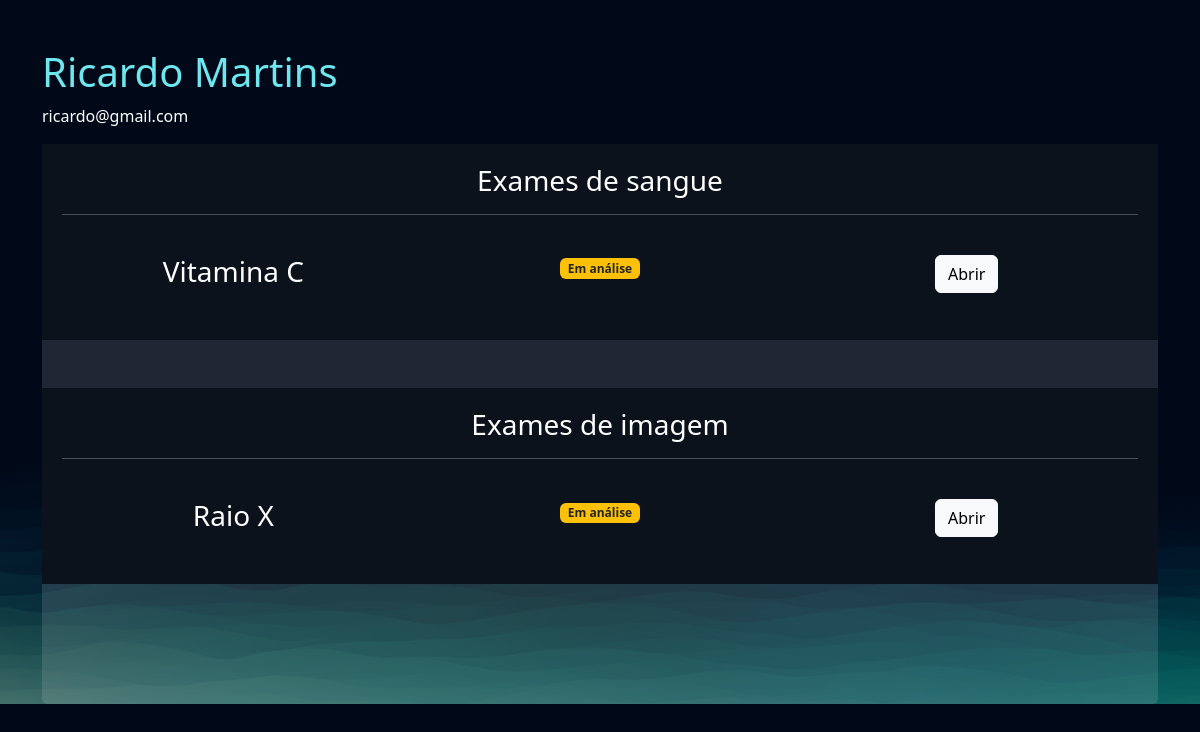
Screenshot of /empresarial/cliente/3/ (signed in) with the database file from the repository.
### exames/models.py (models this page shows, shortened)
class SolicitacaoExame(models.Model):
    choice_status = (
        ('E', 'Em análise'),
        ('F', 'Finalizado')
    )
    usuario = models.ForeignKey(User, on_delete=models.DO_NOTHING)
    exame = models.ForeignKey(TiposExames, on_delete=models.DO_NOTHING)
    status = models.CharField(max_length=2, choices=choice_status)
    resultado = models.FileField(upload_to="resultados", null=True, blank=True)
    requer_senha = models.BooleanField(default=False)
    senha = models.CharField(max_length=6, null=True, blank=True)
    def badge_template(self):
        if self.status == 'E':
            classes = 'bg-warning text-dark'
            texto = 'Em análise'
        else:
            classes = 'bg-success'
            texto = 'Finalizado'
        return mark_safe(f'<span class="badge {classes}">{texto}</span>')

class TiposExames(models.Model):
    TIPO_CHOICES = (
        ('I', 'Exame de Imagem'),
        ('S', 'Exame de Sangue'),
    )
    nome = models.CharField(max_length=70)
    preco = models.FloatField()
    tipo = models.CharField(max_length=1, choices=TIPO_CHOICES)
    disponivel = models.BooleanField(default=True)
    horario_incial = models.IntegerField()
    horario_final = models.IntegerField()

### empresarial/views.py (the view)
# urls.py: path('cliente/<int:cliente_id>/', views.cliente, name="cliente"),
@staff_member_required
def cliente(request, cliente_id):
    cliente = User.objects.get(id=cliente_id)
    exames = SolicitacaoExame.objects.filter(usuario=cliente)
    return render(request, 'cliente.html', {'cliente': cliente, 'exames': exames})

### empresarial/templates/cliente.html (shortened to what this page needs)
{% extends "bases/base.html" %}
{% load static %}
{% block 'head' %}
    <link href="{% static 'exames/css/css.css' %}" rel="stylesheet">
    <link href="{% static 'exames/css/gerenciar_pedidos.css' %}" rel="stylesheet">
    <link href="{% static 'exames/css/gerenciar_exames.css' %}" rel="stylesheet">
{% endblock 'head' %}
{% block 'conteudo' %}
    <br>
    <br>
    <div class="container">
        <h3 class="font-destaque">{{cliente.get_full_name}}</h3>
        <p>{{cliente.email}}</p>
        <div class="card card-view">
            <div class="sub-card">
                <h3>Exames de sangue</h3>
                <hr>
                <br>
                {% for exame in exames  %}
                    {% if  exame.exame.tipo == 'S'%}
                        <div class="row">
                            <div class="col-md"><h3>{{exame.exame.nome}}</h3></div>
                            <div class="col-md">{{exame.badge_template}}</div>
                            <div class="col-md">
                                <a href="{% url 'empresarial:exame_cliente' exame.id %}" class="btn btn-light">Abrir</a>
                            </div>
                        </div>
                        <br>
                    {% endif %}
                {% endfor %}
            </div>
            <br>
            <br>
            <div class="sub-card">
                <h3>Exames de imagem</h3>
                <hr>
                <br>
                {% for exame in exames  %}
                    {% if  exame.exame.tipo == 'I'%}
                        <div class="row">
                            <div class="col-md"><h3>{{exame.exame.nome}}</h3></div>
                            <div class="col-md">{{exame.badge_template}}</div>
                            <div class="col-md"><a href="{% url 'empresarial:exame_cliente' exame.id %}" class="btn btn-light">Abrir</a></div>
                        </div>
                        <br>
                    {% endif %}
                {% endfor %}
            </div>
        </div>
    </div>
{% endblock 'conteudo' %}

### templates/static/geral/css/base.css (style rules this page uses)
:root { --main-color: #151C34; --dark-color: #0C121C ; --light-color: #6DE6EE; --contrast-color: #f4c96b; --differential-color: #066668; }
* { color: white }
.font-destaque { color: var(--light-color); font-size: 40px; }

### templates/static/exames/css/css.css (style rules this page uses)
body { background-image: url('/static/geral/img/bg2.png'); background-size: cover; }
.card { background-color: rgba(217, 217, 217, .14); color: white; padding: 15px; }

### templates/static/exames/css/gerenciar_pedidos.css (style rules this page uses)
.card-view { text-align: center; padding: 0; border: none; height: 70vh; }

### templates/static/exames/css/gerenciar_exames.css (style rules this page uses)
.sub-card { background-color: var(--dark-color); padding: 20px; }

### rows the page displays
SolicitacaoExame: exame.nome "Vitamina C", badge_template "Em análise"
SolicitacaoExame: exame.nome "Raio X", badge_template "Em análise"

### other values shown
{{ cliente.get_full_name }} "Ricardo Martins"
{{ cliente.email }} "ricardo@gmail.com"
